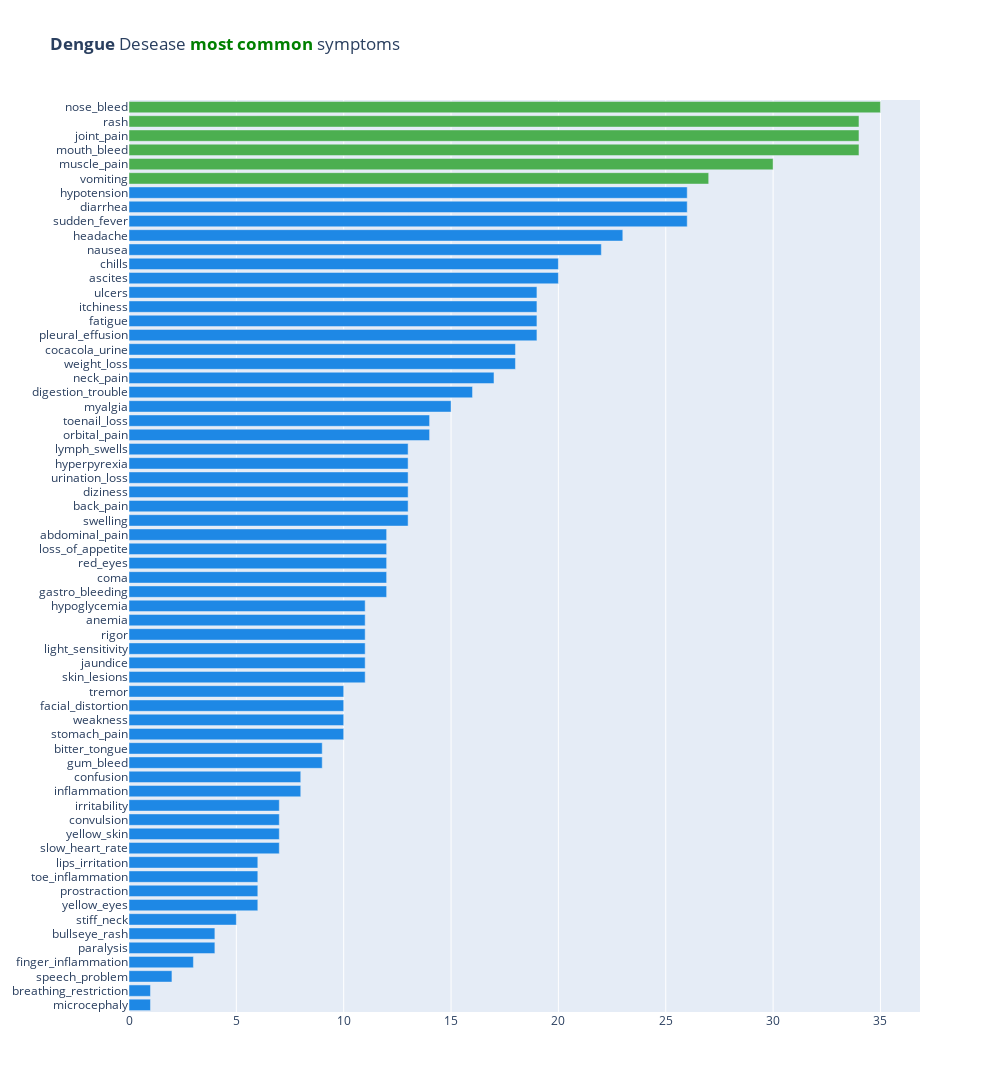

This figure's notebook cell:
### Markdown cell above
Upon analyzing the dataset for the Chikungunya disease, the top five symptoms that appear to be most strongly correlated with the prognosis are:

- Nose Bleed
- Rash
- Sudden Fever
- Muscle Pain
- Joint Pain

These symptoms may be considered the most important features to take into account when predicting the prognosis for this disease.

### Code cell
figure = show_sums_plot(1)
figure.show()

### Figure 1 — Plotly figure (JSON) as saved in the notebook; plotly's stock layout.template omitted (floating-point values rounded to 4 significant figures)
{"data": [{"marker": {"color": ["#1E88E5", "#1E88E5", "#1E88E5", "#1E88E5", "#1E88E5", "#1E88E5", "#1E88E5", "#1E88E5", "#1E88E5", "#1E88E5", "#1E88E5", "#1E88E5", "#1E88E5", "#1E88E5", "#1E88E5", "#1E88E5", "#1E88E5", "#1E88E5", "#1E88E5", "#1E88E5", "#1E88E5", "#1E88E5", "#1E88E5", "#1E88E5", "#1E88E5", "#1E88E5", "#1E88E5", "#1E88E5", "#1E88E5", "#1E88E5", "#1E88E5", "#1E88E5", "#1E88E5", "#1E88E5", "#1E88E5", "#1E88E5", "#1E88E5", "#1E88E5", "#1E88E5", "#1E88E5", "#1E88E5", "#1E88E5", "#1E88E5", "#1E88E5", "#1E88E5", "#1E88E5", "#1E88E5", "#1E88E5", "#1E88E5", "#1E88E5", "#1E88E5", "#1E88E5", "#1E88E5", "#1E88E5", "#1E88E5", "#1E88E5", "#1E88E5", "#1E88E5", "#4CAF50", "#4CAF50", "#4CAF50", "#4CAF50", "#4CAF50", "#4CAF50"]}, "orientation": "h", "type": "bar", "x": [1, 1, 2, 3, 4, 4, 5, 6, 6, 6, 6, 7, 7, 7, 7, 8, 8, 9, 9, 10, 10, 10, 10, 11, 11, 11, 11, 11, 11, 12, 12, 12, 12, 12, 13, 13, 13, 13, 13, 13, 14, 14, 15, 16, 17, 18, 18, 19, 19, 19, 19, 20, 20, 22, 23, 26, 26, 26, 27, 30, 34, 34, 34, 35], "y": ["microcephaly", "breathing_restriction", "speech_problem", "finger_inflammation", "paralysis", "bullseye_rash", "stiff_neck", "yellow_eyes", "prostraction", "toe_inflammation", "lips_irritation", "slow_heart_rate", "yellow_skin", "convulsion", "irritability", "inflammation", "confusion", "gum_bleed", "bitter_tongue", "stomach_pain", "weakness", "facial_distortion", "tremor", "skin_lesions", "jaundice", "light_sensitivity", "rigor", "anemia", "hypoglycemia", "gastro_bleeding", "coma", "red_eyes", "loss_of_appetite", "abdominal_pain", "swelling", "back_pain", "diziness", "urination_loss", "hyperpyrexia", "lymph_swells", "orbital_pain", "toenail_loss", "myalgia", "digestion_trouble", "neck_pain", "weight_loss", "cocacola_urine", "pleural_effusion", "fatigue", "itchiness", "ulcers", "ascites", "chills", "nausea", "headache", "sudden_fever", "diarrhea", "hypotension", "vomiting", "muscle_pain", "mouth_bleed", "joint_pain", "rash", "nose_bleed"]}], "layout": {"height": 1200, "title": {"text": "<b>Dengue</b> Desease <b style='color:green'>most common</b> symptoms"}, "width": 1000}}
